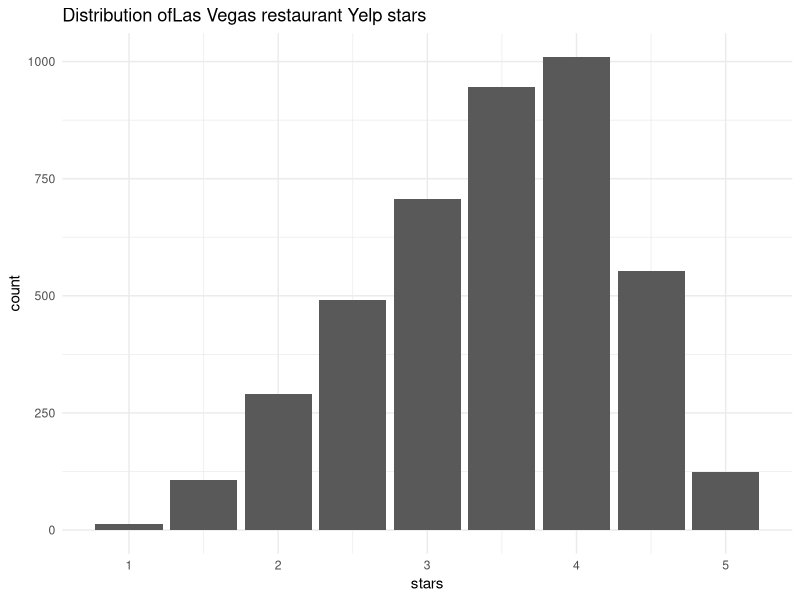
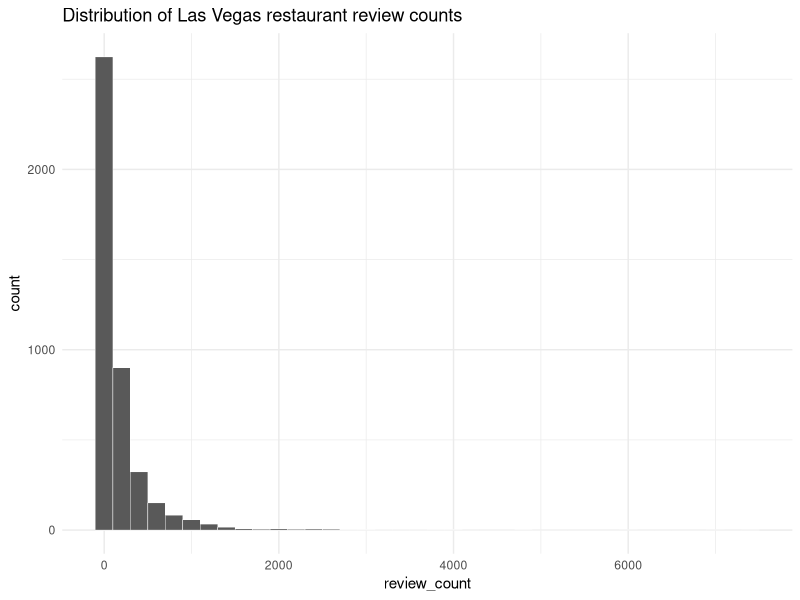
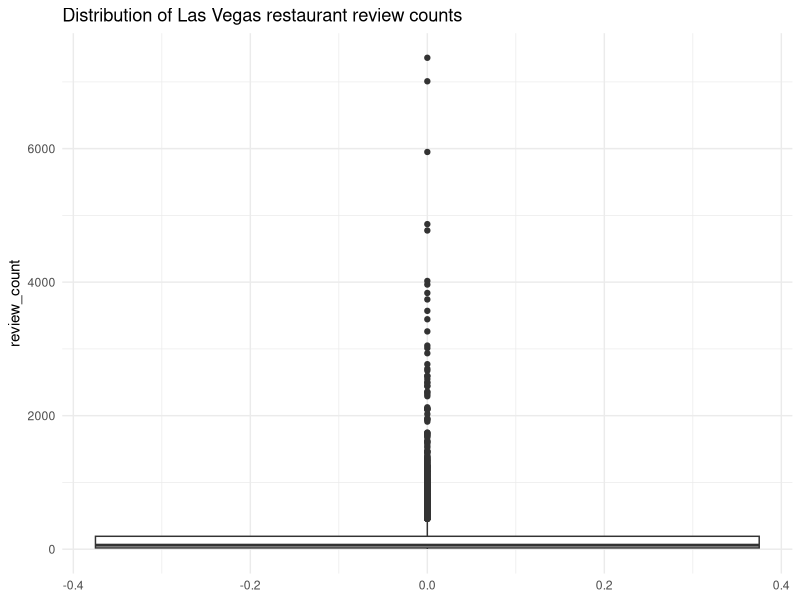
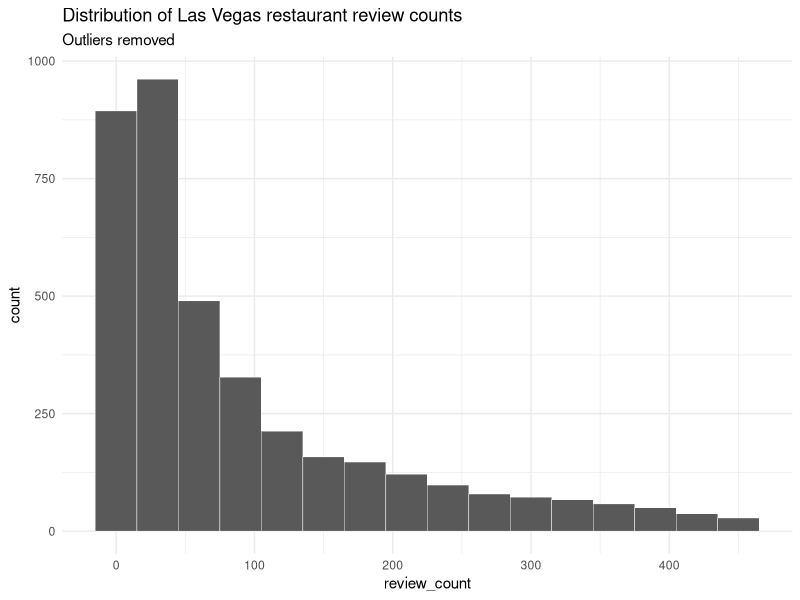
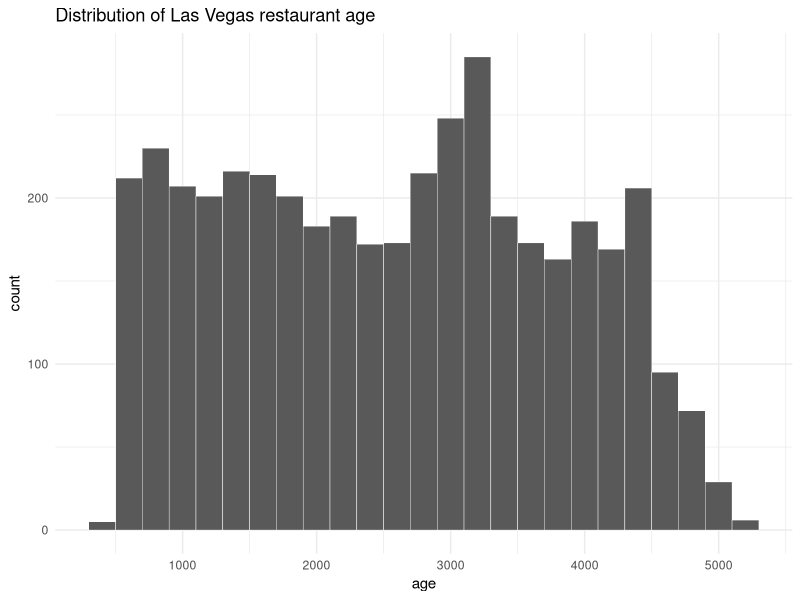
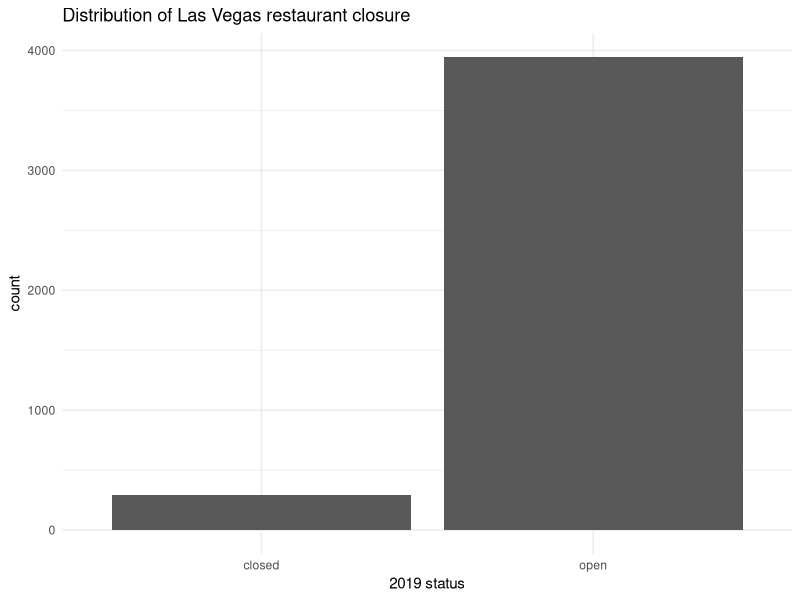
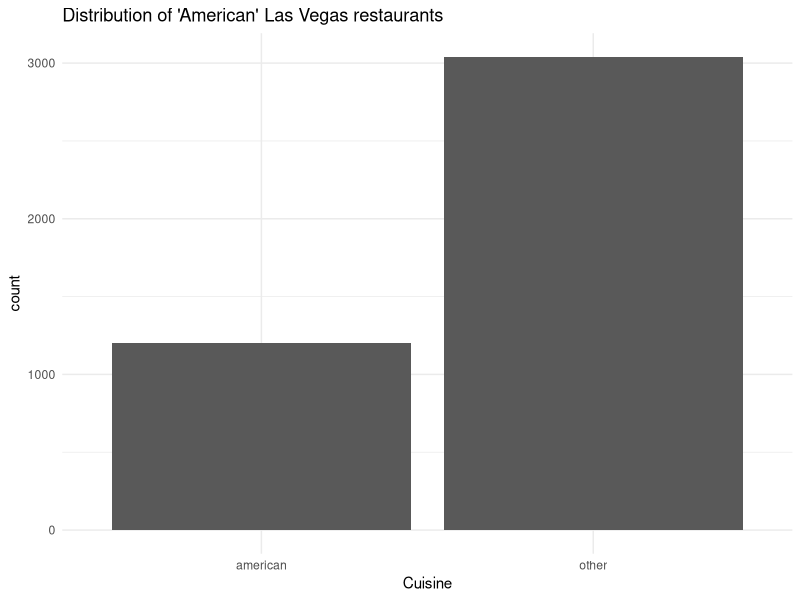

Reproduce these figures in R, in order.
## ---- chunk 1
library(readr)
las_vegas <- read_csv("../../data/las-vegas-yelp.csv")[,-1]
# head(las_vegas)
## ---- chunk 2
library(ggplot2)
ggplot(las_vegas, aes(x=stars)) + 
  geom_bar() +
  ggtitle("Distribution ofLas Vegas restaurant Yelp stars") +
  theme_minimal()
## ---- chunk 3
ggplot(las_vegas, aes(x=review_count)) + 
  geom_histogram(binwidth=200, col="white", lwd=0.15) +
  ggtitle("Distribution of Las Vegas restaurant review counts") +
  theme_minimal()
## ---- chunk 4
ggplot(las_vegas, aes(y=review_count)) + 
  geom_boxplot() +
  ggtitle("Distribution of Las Vegas restaurant review counts") +
  theme_minimal()
## ---- chunk 5
outliers    <- boxplot(las_vegas$review_count, plot=FALSE)$out
no_outliers <- data.frame(review_count=las_vegas$review_count[-which(las_vegas$review_count %in% outliers)])

ggplot(no_outliers, aes(x=review_count)) +
  geom_histogram(binwidth=30, col="white", lwd=0.15) +
  ggtitle("Distribution of Las Vegas restaurant review counts") +
  labs(subtitle="Outliers removed") +
  theme_minimal()
## ---- chunk 6
ggplot(las_vegas, aes(x=age)) + 
  geom_histogram(binwidth=200, col="white", lwd=0.15) +
  ggtitle("Distribution of Las Vegas restaurant age") +
  theme_minimal()
## ---- chunk 7
library(dplyr)
las_vegas_open <- las_vegas %>% mutate(open_2019=ifelse(open_2019==0, "closed", "open"))

ggplot(las_vegas_open, aes(x=open_2019)) + 
  geom_bar() +
  ggtitle("Distribution of Las Vegas restaurant closure") +
  xlab("2019 status") +
  theme_minimal()
## ---- chunk 8
las_vegas_american <- las_vegas %>% mutate(american=ifelse(american==1, "american", "other"))

ggplot(las_vegas_american, aes(x=american)) + 
  geom_bar() +
  ggtitle("Distribution of 'American' Las Vegas restaurants") +
  xlab("Cuisine") +
  theme_minimal()
